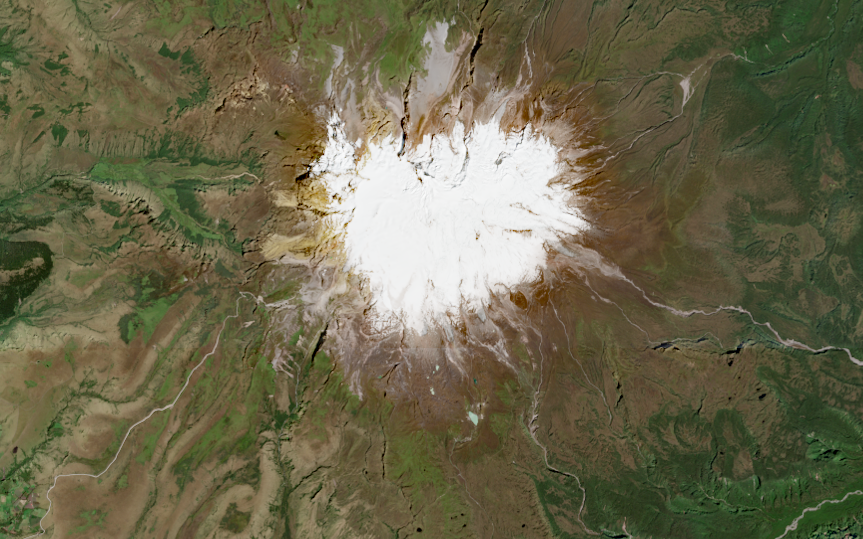
#> input picture Semana3/Data/cayambe.tif, 863 x 539 px; its folder holds only this picture in this run
$ jupyter execute --allow-errors TareaFinalMetodo2.ipynb
#> lines starting #> are read from the running program, lines starting #| are printed output that depends on the picture; after the words box and inside, x2 and y2 are one past the last pixel; in counts of white or black regions, pixels touching at a corner belong together
### MÉTODO 2 (ROI + KMEANS)

[cell 1]
# ============================================================
# IMPORTACIÓN DE LIBRERÍAS
# ============================================================
import os
import time
import csv
import cv2
import numpy as np
from glob import glob
import matplotlib.pyplot as plt

#### DEFINICIÓN DE RUTAS

[cell 2]
TRAIN_DIR = r"H:\MaestriaUIDE\final_1\Data_2"   # Imágenes para entrenamiento
TEST_DIR  = r"H:\MaestriaUIDE\final_1\Data"     # Imágenes para prueba
OUT_DIR   = r"H:\MaestriaUIDE\final_1\out_kmeans_metodo2"  # Resultados

os.makedirs(OUT_DIR, exist_ok=True)

#### PARÁMETROS DEL EXPERIMENTO

[cell 3]
K = 4                     # Número de clusters
MAX_SAMPLES = 500_000     # Máximo de píxeles ROI totales
PER_IMAGE_CAP = 8_000     # Máximo de píxeles ROI por imagen
SEED = 42                 # Reproducibilidad

KMEANS_ATTEMPTS = 3
KMEANS_MAXITER = 40
KMEANS_EPS = 0.5

SHOW_EXAMPLES = 2         # Número de imágenes de ejemplo a mostrar

#### LISTAR IMÁGENES

[cell 4]
def list_imgs(folder):
    """
    Retorna lista ordenada de imágenes compatibles.
    """
#> `img = cv2.imread(p, 0)`:
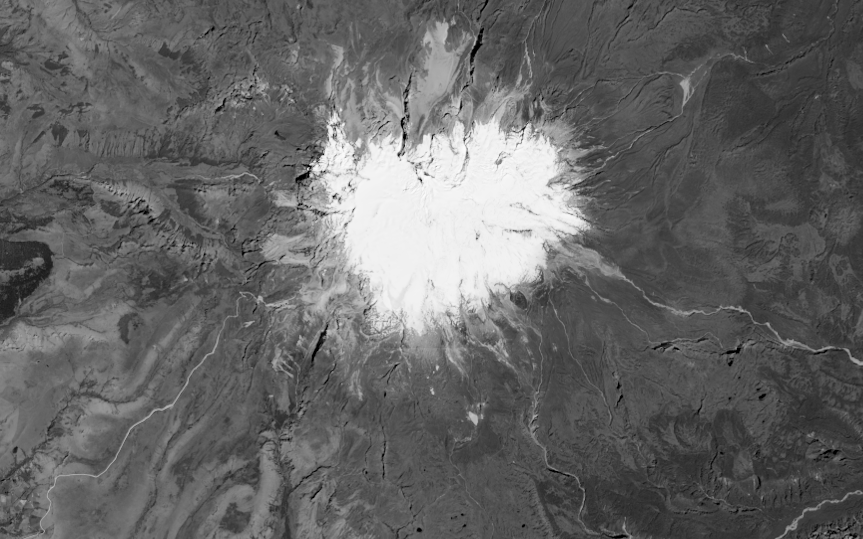
#> img: shape (539, 863); min 0, max 252, mean 100.8
    return sorted(
        glob(os.path.join(folder, "*.tif")) +
        glob(os.path.join(folder, "*.tiff")) +
        glob(os.path.join(folder, "*.png")) +
        glob(os.path.join(folder, "*.jpg")) +
        glob(os.path.join(folder, "*.jpeg"))
    )

#### ASEGURAR IMAGEN EN GRAYSCALE UINT8

[cell 5]
def ensure_uint8_gray(img):
    """
    Convierte imagen a escala de grises 8 bits.
    Garantiza formato adecuado para OpenCV.
    """
    if img is None:
        return None

    if len(img.shape) == 3:
        img = cv2.cvtColor(img, cv2.COLOR_BGR2GRAY)

    if img.dtype != np.uint8:
        img = cv2.normalize(img, None, 0, 255, cv2.NORM_MINMAX).astype(np.uint8)

    return img

EXTRACCIÓN ROI (MÉTODO 2)

[cell 6]
def roi_mask_seq_method2(img_in):
    """
    Extrae la Región de Interés (ROI) usando:
    - Suavizado Gaussiano
    - Canny adaptativo
    - Morfología
    - Selección del contorno mayor
    - Limpieza por componente conexa dominante
    """

    img = ensure_uint8_gray(img_in)
    if img is None:
        return None

    # 1️⃣ Suavizado para reducción de ruido
    blurred = cv2.GaussianBlur(img, (5, 5), 0)

    # 2️⃣ Cálculo automático de umbrales Canny
    v = np.median(blurred)
#> v = 87
    sigma = 0.10
    lower = int(max(0, (1.0 - sigma) * v))
#> lower = 78
    upper = int(min(255, (1.0 + sigma) * v))
#> upper = 95
    edges = cv2.Canny(blurred, lower, upper)
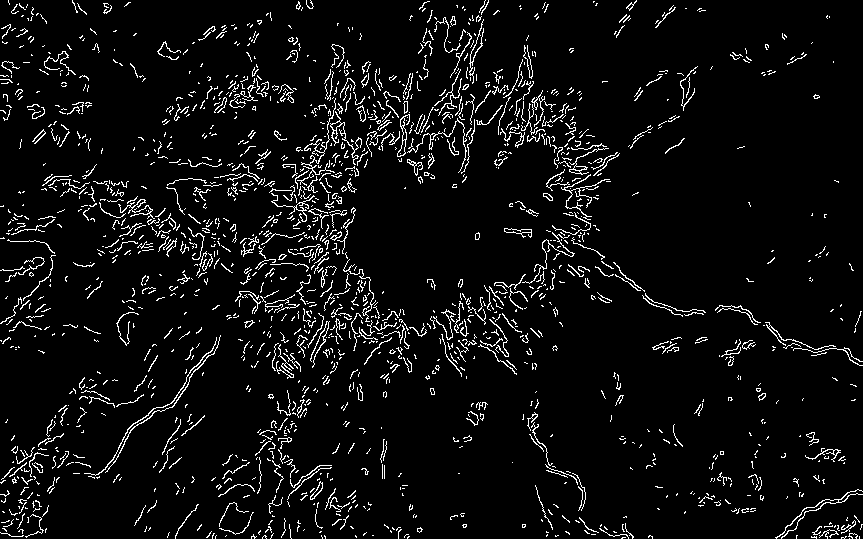
#> edges: shape (539, 863); 5.6% white in thin lines or dots

    # 3️⃣ Operaciones morfológicas
    kernel = np.ones((5, 5), np.uint8)
    closed = cv2.morphologyEx(edges, cv2.MORPH_CLOSE, kernel)
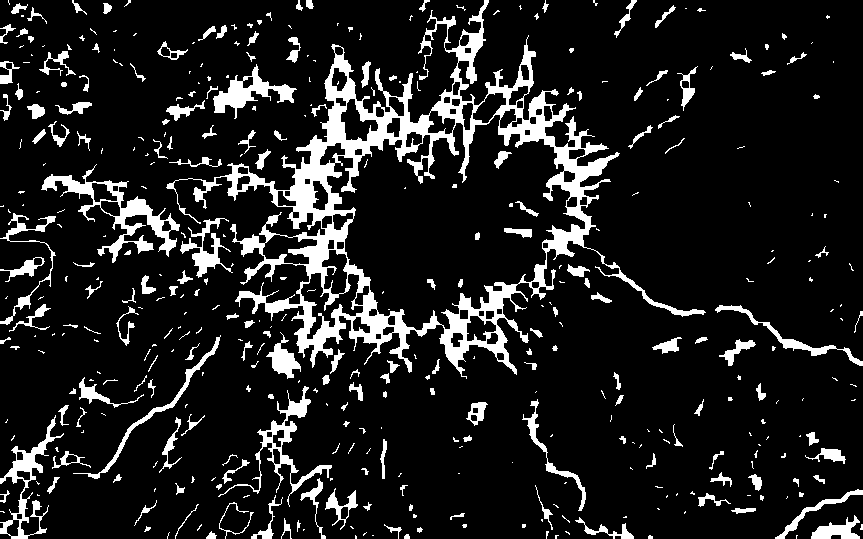
#> closed: shape (539, 863); 12.3% white; 409 white regions (227 under 20 px), largest, box (x1, y1, x2, y2) and area: (166, 0, 706, 379) 28047, (41, 164, 180, 263) 2771, (218, 386, 332, 507) 1664
    dilated = cv2.dilate(closed, kernel, iterations=2)
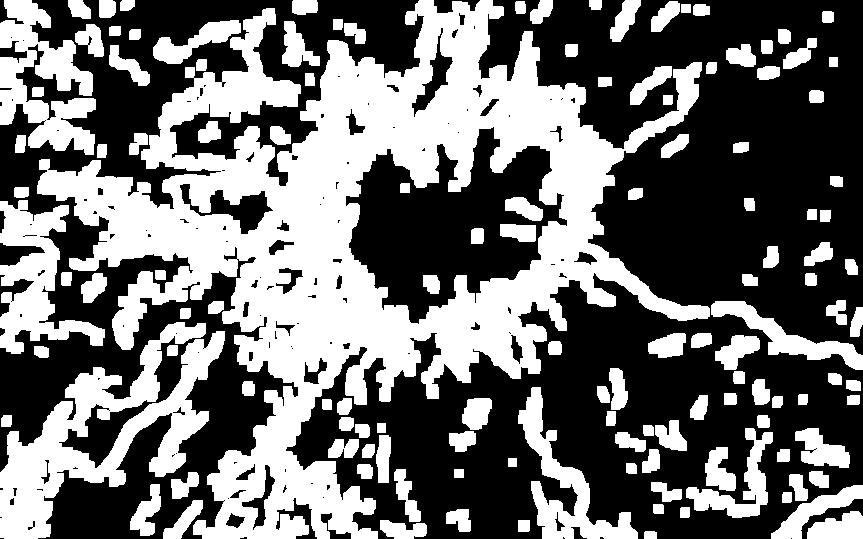
#> dilated: shape (539, 863); 43.2% white; 130 white regions

    # 4️⃣ Crear máscara vacía
    mask_seq = np.zeros_like(img, dtype=np.uint8)

    # 5️⃣ Encontrar contornos externos
    contours, _ = cv2.findContours(dilated, cv2.RETR_EXTERNAL, cv2.CHAIN_APPROX_SIMPLE)
#> contours = 125 contours; largest, box (x1, y1, x2, y2) and area: (37, 0, 710, 539) 145986, (0, 322, 225, 539) 16276, (0, 0, 96, 155) 7322, (0, 200, 105, 354) 6674, (518, 387, 638, 539) 4792

    if contours:
        largest = max(contours, key=cv2.contourArea)
#> largest = contour of 2226 points, box (x1, y1, x2, y2) (37, 0, 710, 539), area 145986
        cv2.drawContours(mask_seq, [largest], -1, 255, -1)
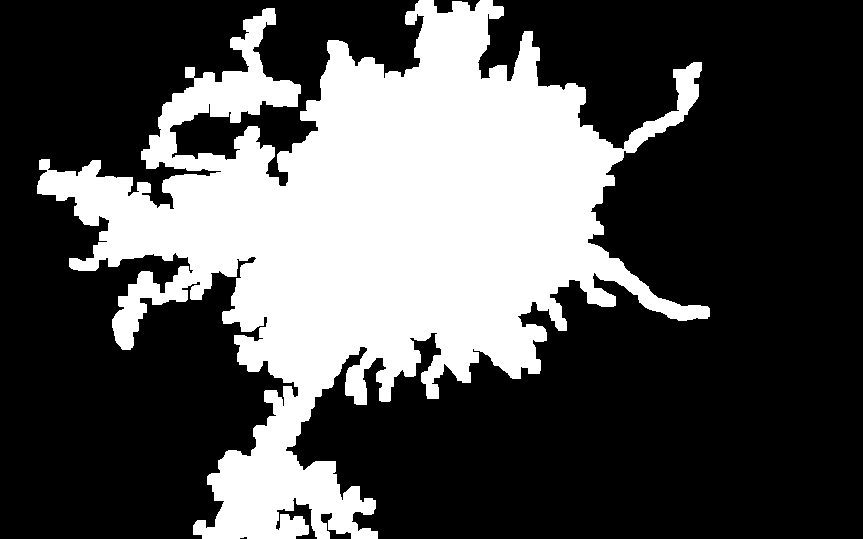
#> mask_seq: shape (539, 863); 32.1% white; 1 white region, box (x1, y1, x2, y2) and area: (37, 0, 710, 539) 149266

    # 6️⃣ Asegurar componente conexa dominante (robustez adicional)
    num_labels, labels, stats, _ = cv2.connectedComponentsWithStats(mask_seq, 8)
#> num_labels = 2; stats = [[0, 0, 863, 539, 315891], [37, 0, 673, 539, 149266]]

    if num_labels > 1:
        largest_component = 1 + np.argmax(stats[1:, cv2.CC_STAT_AREA])
#> largest_component = 1
#> `roi_only = cv2.bitwise_and(img, img, mask=mask)`:
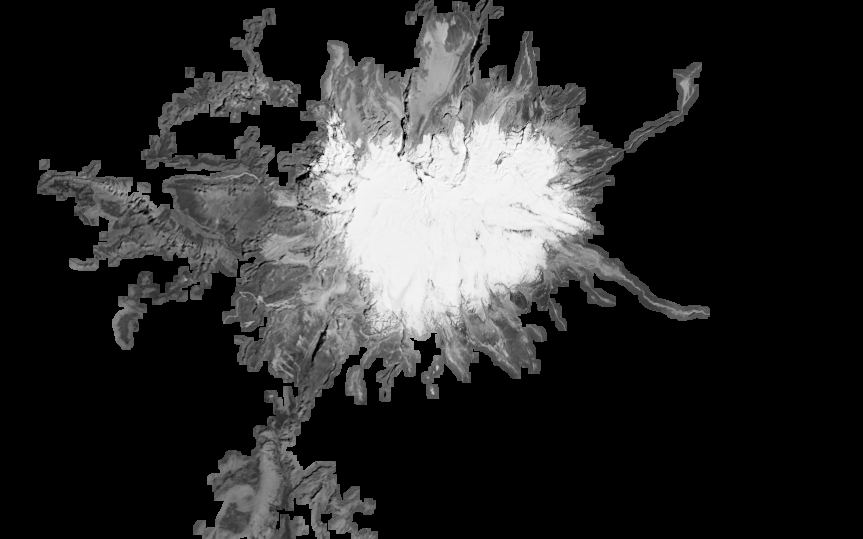
#> roi_only: shape (539, 863); min 0, max 252, mean 44.6
        clean_mask = np.zeros_like(mask_seq)
        clean_mask[labels == largest_component] = 255
        mask_seq = clean_mask

    return mask_seq

#### MUESTREO INTELIGENTE DE PÍXELES ROI

[cell 7]
def collect_roi_pixels_stream(train_paths, max_samples, per_image_cap, seed=42):
    """
    Extrae píxeles SOLO de la ROI con control de cantidad máxima.
    Permite limitar el número total de muestras para optimización.
    """
    rng = np.random.default_rng(seed)
    samples = []
    total = 0

    for p in train_paths:
        img = cv2.imread(p, 0)
        if img is None:
            continue

        mask = roi_mask_seq_method2(img)
        if mask is None:
            continue

        vals = img[mask > 0].astype(np.float32)
        if vals.size == 0:
            continue

        take = min(per_image_cap, vals.size, max_samples - total)
        if take <= 0:
            break

        idx = rng.choice(vals.size, size=take, replace=False)
        samples.append(vals[idx])
        total += take

        if total >= max_samples:
            break

    if total == 0:
        raise ValueError("No se obtuvieron píxeles ROI.")

    return np.concatenate(samples).reshape(-1, 1)

#### ENTRENAMIENTO KMEANS 1D

[cell 8]
# [23 lines left out: function train_kmeans_1d, not called in this run]

[cell 9]
# [37 lines left out: function assign_clusters_roi, not called in this run]

#### EJECUCIÓN PRINCIPAL

[cell 10]
train_paths = list_imgs(TRAIN_DIR)
test_paths  = list_imgs(TEST_DIR)

print("Imágenes Train:", len(train_paths))
print("Imágenes Test:", len(test_paths))

#> (the rest of this cell did not finish here and is left out)

#### ENTRENAMIENTO

[cell 11]
t0 = time.time()

print("\n[1/4] Muestreando pixeles ROI (mask_seq método 2) del train...")

#> (the rest of this cell did not finish here and is left out)

#### VISUALIZACIÓN

[cell 12]
# Histograma de intensidades ROI
plt.figure(figsize=(8,5))
#> (the rest of this cell did not finish here and is left out)

### TABLA COMPARATIVA

[cell 13]
# Tabla tipo tu ejemplo
print("\nCluster | Center | Min | Max")
print("-" * 30)
#> (the rest of this cell did not finish here and is left out)

#### APLICACIÓN A TEST

[cell 14]
print("\n[3] Aplicando al conjunto TEST...")

tiempo_test_inicio = time.time()

shown = 0

#> (the rest of this cell did not finish here and is left out)
